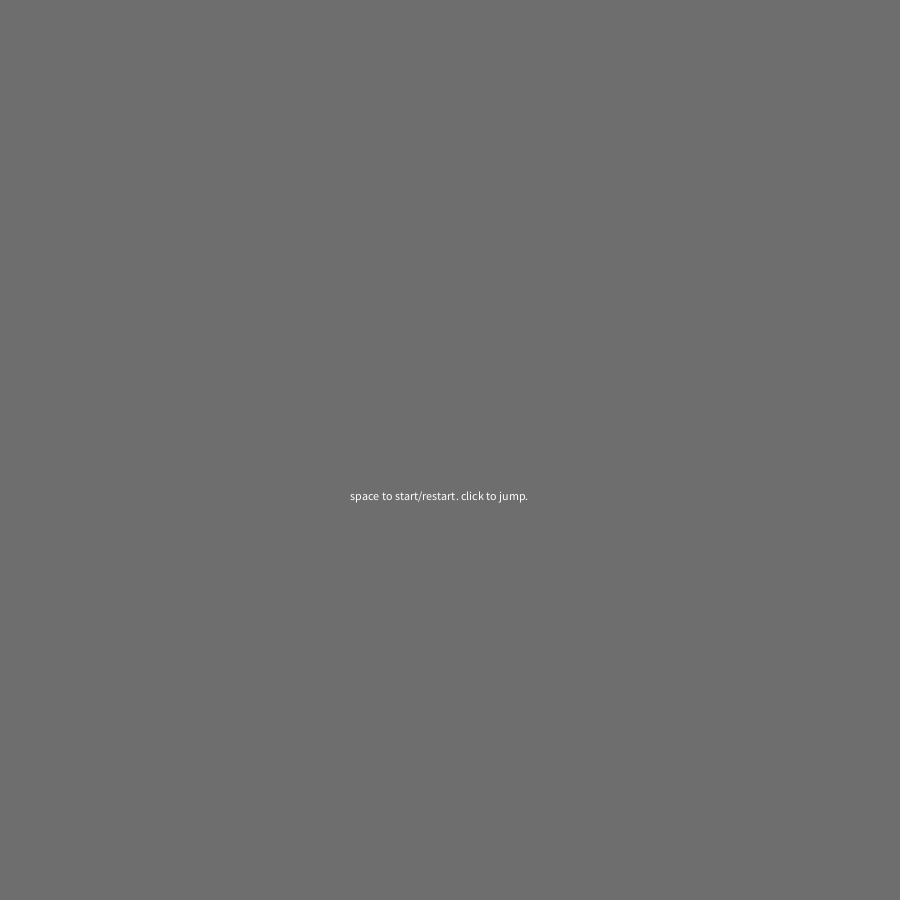
Frame 1 (no input)
Frame 60 (the mouse pressed at the canvas centre just before this capture): identical to frame 1, image omitted
Frame 120 (the mouse held since frame 60 and released just before this capture): identical to frame 1, image omitted

The Processing sketch that drew this single still picture (run headless with seeded random() and noise(); from frame 60 on, the mouse is pressed at the canvas centre):

// Processing sketch: processing_55963
// ── processing_55963.pde

float vy,vx,x,y,frictiony,frictionx,gravity,codeath,ellipsex,ellipsey,score;
int mode = 0;

/*
spacebar to begin, click to bounce. ghost in the machine.
*/ 

/*
ball bounces off right wall and changes color. it can bounce off both walls after x bounces it matches the background
ie you lose. if you hit one of the sphere targets, which move each time you hit a wall, your color takes a step in the other
direction
*/


void setup(){
  size(900,900);
  smooth();
  noFill();
  strokeWeight(.5);
  codeath = 0;
  ellipsex = 750;
  ellipsey = 500;
  vy = 0; //gravity starts at 0
  vx = 2; //movind 2 pixels per frame starting value
  x = 10;
  y = 10;
  score = 0;
  frictiony = -.6+random(-.05,.05); //only happens at bounce, and speed is cut in half
  frictionx = .999-random(.001-.005); // resistance so x doesnt just continue going forever
  gravity = .04;
  
}

void draw(){
  stroke(codeath);
  if(mode == 0){
    startScreen();
  } else if (mode == 1){
    fun();
  }
   
}

void mouseReleased(){
   vy -= 4;
}

void keyPressed(){
  if(mode ==0){
  mode += 1;
  }else {
  mode -= 1;
  }
}

void startScreen(){
  background(110);
  text("space to start/restart. click to jump.", 350,500);
  codeath = 0;
  ellipsex = 750;
  ellipsey = 500;
  vy = 0; //gravity starts at 0
  vx = 2; //movind 2 pixels per frame starting value
  x = 10;
  y = 10;
  frictiony = -.6+random(-.05,.05); //only happens at bounce, and speed is cut in half
  frictionx = .999-random(.001-.005); // resistance so x doesnt just continue going forever
  gravity = .04;
}
  
void fun(){
  background(110);
  ellipse(ellipsex,ellipsey,20,20);
  vy += gravity; //force that pulls down every frame
  vx *= frictionx;
  x += vx;
  y += vy;
  if(y > height){
    y = height;
    vy *= frictiony;
  }
  if(x > width){
    x = width;
    vx = -2;
  }
  if((x == width) && (codeath < 110)){
    codeath += 10;
  }
  if(x < 0){
    x = 0;
    vx = +2;
  }
  if((x == 0) && (codeath < 110)){
    codeath += 10;
  }
  
 
  if(dist(x,y,ellipsex,ellipsey)<10){
    codeath -= 30;
    //vx = 2;
    score += 1;
    ellipsex = (random(250, 750));
    ellipsey = (random(250, 750));
    
    
    
  }
  ellipse(x,y,5,5);
  text(score,850,20);
}
